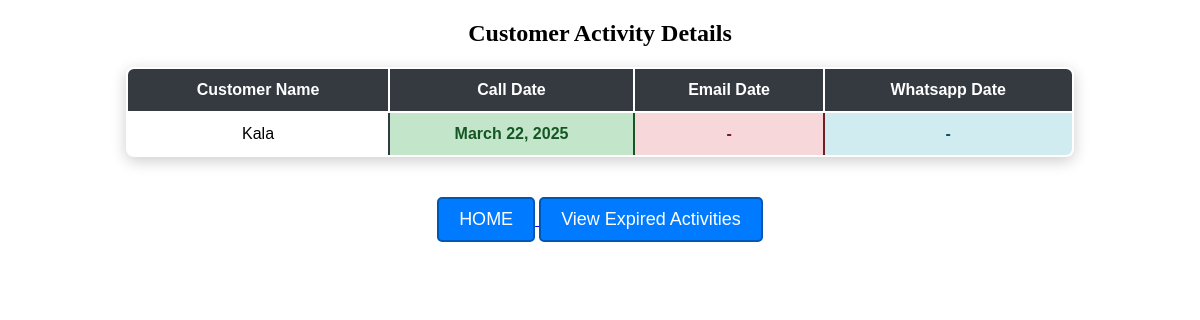
/customer_schedule, run on the app's committed database.
### firstapp/models.py (models this page shows, shortened)
class Customer(models.Model):
    STATUS_CHOICES = [
        ("new", "New"),
        ("Follow_up_1", "Follow Up 1"),
        ("Follow_up_2", "Follow Up 2"),
        ("Follow_up_3", "Follow Up 3"),
        ("not_interested", "Not Interested"),
    ]
    ACTIVITY_CHOICES = [
        ("", "No Activity"),
        ("call", "Call"),
        ("email", "Email"),
        ("whatsapp", "Whatsapp"),
    ]
    name = models.CharField(max_length=255)
    contact = models.CharField(max_length=20)
    email = models.EmailField()
    opportunity = models.CharField(max_length=255)
    date = models.DateField(default=date.today)
    status = models.CharField(max_length=20, choices=STATUS_CHOICES, default="new")
    activity = models.CharField(max_length=20, choices=ACTIVITY_CHOICES, blank=True)

class Activity(models.Model):
    ACTIVITY_CHOICES = [
        ("call", "Call"),
        ("email", "Email"),
        ("whatsapp", "WhatsApp"),
    ]
    customer = models.ForeignKey(Customer, on_delete=models.CASCADE, related_name="activities")
    type = models.CharField(max_length=20, choices=ACTIVITY_CHOICES)
    date = models.DateField()
    summary = models.TextField(blank=True, null=True)

### firstapp/views.py (the view)
# urls.py: path("customer_schedule", views.customer_activity_view, name="customer_schedule"),
def customer_activity_view(request):
    customers = Customer.objects.all()
    customer_activities = {}
    today = now().date()
    for customer in customers:
        call_activity = Activity.objects.filter(customer=customer, type="call").order_by("-date").first()
        email_activity = Activity.objects.filter(customer=customer, type="email").order_by("-date").first()
        whatsapp_activity = Activity.objects.filter(customer=customer, type="whatsapp").order_by("-date").first()
        call_date = call_activity.date if call_activity else None
        email_date = email_activity.date if email_activity else None
        whatsapp_date = whatsapp_activity.date if whatsapp_activity else None
        valid_call = call_date if call_date and call_date >= today else None
        valid_email = email_date if email_date and email_date >= today else None
        valid_whatsapp = whatsapp_date if whatsapp_date and whatsapp_date >= today else None
        if valid_call or valid_email or valid_whatsapp:
            customer_activities[customer.id] = {
                "customer": customer,
                "call_date": valid_call,
                "email_date": valid_email,
                "whatsapp_date": valid_whatsapp,
            }
    return render(request, "customer_schedule.html", {"customer_activities": customer_activities})

### firstapp/templates/customer_schedule.html (shortened to what this page needs)
<!DOCTYPE html>
<html>
<head>
</head>
<body>
    <center>
    <h2>Customer Activity Details</h2>
    <table border="3">
        <tr>
            <th>Customer Name</th>
            <th>Call Date</th>
            <th>Email Date</th>
            <th>Whatsapp Date</th>
        </tr>
        {% for customer_id, activity in customer_activities.items %}
            <td>{{ activity.customer.name }}</td>
            <td>{{ activity.call_date|default:"-" }}</td>
            <td>{{ activity.email_date|default:"-" }}</td>
            <td>{{ activity.whatsapp_date|default:"-" }}</td>
        {% empty %}
        <tr>
            <td colspan="4">No customer activities found.</td>
        </tr>
        {% endfor %}
    </table>
    <a href="{% url 'index' %}">
        <button>HOME</button>
    </a>
    <a href="{% url 'expired_activities' %}">
        <button>View Expired Activities</button>
    </a>
    </center>
</body>
</html>

### firstapp/templates/customer_schedule.html (style rules this page uses)
table { width: 80%; border-collapse: collapse; margin: 20px auto; font-family: Arial, sans-serif; font-size: 16px; text-align: center; background-color: #ffffff; border-radius: 8px; overflow: hidden; box-shadow: 0px 4px 15px rgba(0, 0, 0, 0.2); border: 2px solid #343a40; }
th { background-color: #343a40; color: white; padding: 12px; border: 2px solid #ffffff; }
td { padding: 12px; border: 2px solid #343a40; }
tr:nth-child(odd) { background-color: #f2f2f2; }
td:nth-child(2) { background-color: #c3e6cb; color: #155724; font-weight: bold; border: 2px solid #155724; }
td:nth-child(3) { background-color: #f8d7da; color: #721c24; font-weight: bold; border: 2px solid #721c24; }
td:nth-child(4) { background-color: #d1ecf1; color: #0c5460; font-weight: bold; border: 2px solid #0c5460; }
button { background-color: #007bff; color: white; font-size: 18px; padding: 10px 20px; border: none; border-radius: 5px; cursor: pointer; margin-top: 20px; display: inline-block; text-decoration: none; border: 2px solid #0056b3; }

### data on the page
Customer: customer.name "Kala", call_date "March 22, 2025", email_date "-", whatsapp_date "-"
